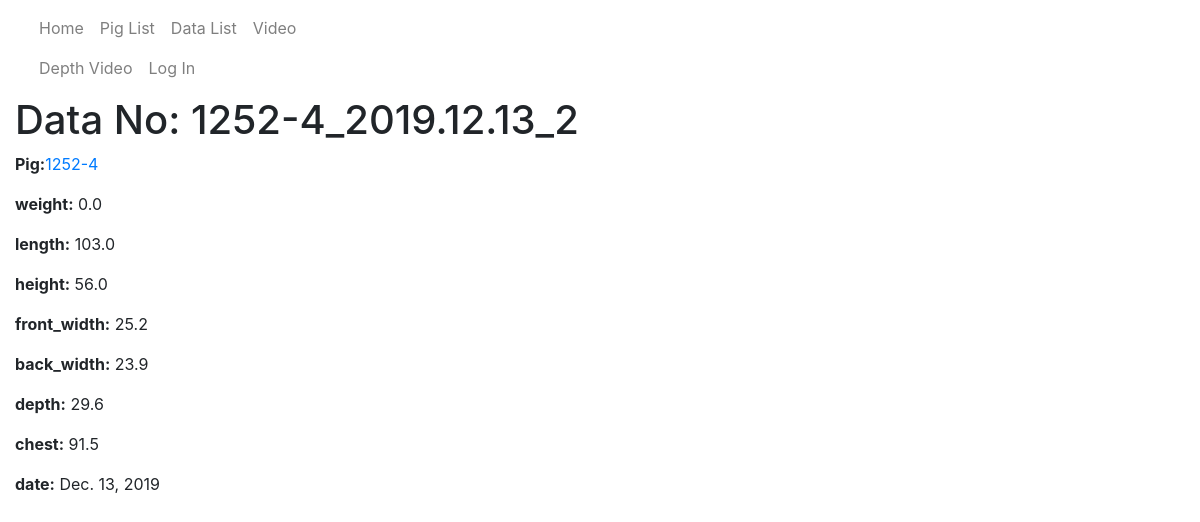
Screenshot of /catalog/data/1252-4_2019.12.13_2 with the database file from the repository.
### catalog/models.py (models this page shows, shortened)
class Data(models.Model):
    data_id = models.CharField(primary_key=True, max_length=20)
    pig_id = models.ForeignKey('Pig', on_delete=models.SET_NULL, null=True)
    weight = models.FloatField(help_text='Input weight in kg.')
    length = models.FloatField(help_text='Input body length in cm.')
    height = models.FloatField(help_text='Input height in cm.')
    front_width = models.FloatField(help_text='Input front width in cm.')
    back_width = models.FloatField(help_text='Input back width in cm.')
    depth = models.FloatField(help_text='Input body depth in cm.')
    chest = models.FloatField(help_text='Input chest in cm.')
    front_cannon_circumference = models.FloatField(help_text='Input front cannon circumference in cm.' )
    back_cannon_circumference = models.FloatField(help_text='Input front cannon circumference in cm.' )
    date = models.DateField(help_text='Input measuring date.')

class Pig(models.Model):
    pig_id = models.CharField(max_length=20,primary_key=True, help_text='Input birth year(XX) + ear tag')
    birth = models.DateField(null=True, blank=True)
    gender = models.CharField(max_length=100,null=True, blank=True)
    dad_id = models.CharField(max_length=100,null=True, blank=True)
    mom_id = models.CharField(max_length=100,null=True, blank=True)
    breed_choice = [
        ('L', 'Landrace'),
        ('Y', 'Yorkshire'),
        ('D', 'Duroc'),
    ]
    breed = models.CharField(max_length=10, choices = breed_choice, help_text='Pig\'s breed')
    registration_number = models.CharField(max_length=6, null = True, blank=True)
    def __str__(self):
        return self.pig_id

### catalog/views.py (the view)
# urls.py: path('data/<str:pk>', views.DataDetailView.as_view(), name='data-detail'),
class DataDetailView(generic.DetailView):
    model = Data

### catalog/templates/catalog/data_detail.html (shortened to what this page needs)
{% extends "base_generic.html" %}
{% block content %}
  <h1>Data No: {{ data.data_id }}</h1>
  <p><strong>Pig:</strong><a href="{% url 'pig-detail' data.pig_id.pk %}">{{ data.pig_id }}</a></p>
  <p><strong>weight:</strong> {{ data.weight }}</p>
  <p><strong>length:</strong> {{ data.length }}</p>
  <p><strong>height:</strong> {{ data.height }}</p>
  <p><strong>front_width:</strong> {{ data.front_width }}</p>
  <p><strong>back_width:</strong> {{ data.back_width }}</p>
  <p><strong>depth:</strong> {{ data.depth }}</p>
  <p><strong>chest:</strong> {{ data.chest }}</p>
  <p><strong>date:</strong> {{ data.date }}</p>
{% endblock %}

### rows the page displays
Data: data_id "1252-4_2019.12.13_2", pig_id "1252-4", weight "0.0", length "103.0", height "56.0", front_width "25.2", back_width "23.9", depth "29.6", chest "91.5", date "Dec. 13, 2019"
